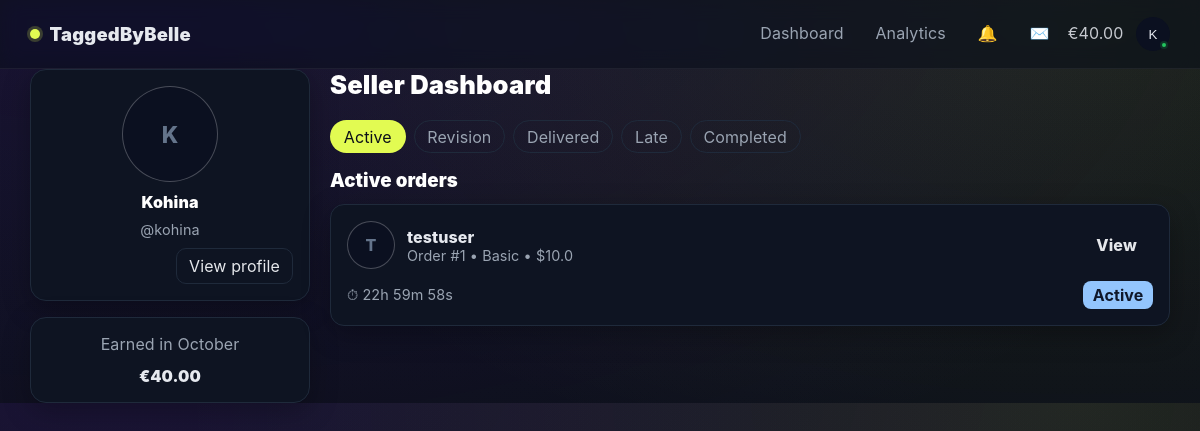
/myorders-admin (signed in), run on the app's committed database.
### app/domain/Order.py (models this page shows)
class Order(Base):
    __tablename__ = "orders"
    id = Column(Integer, primary_key=True, index=True)
    user_id = Column(Integer, ForeignKey("users.id"))
    package_id = Column(Integer, ForeignKey("packages.id"))
    details = Column(Text)
    due_date = Column(DateTime)
    status = Column(String(50), default="Active")
    response = Column(Text, nullable=True)
    delivery_file = Column(String(255), nullable=True)
    review = Column(Integer, nullable=True)
    review_text = Column(Text, nullable=True)
    user = relationship("User", back_populates="orders")
    package = relationship("Package")
    tags = relationship("Tag", back_populates="order")

### app/domain/User.py (models this page shows, shortened)
class User(Base):
    __tablename__ = "users"
    id = Column(Integer, primary_key=True, index=True)
    username = Column(String(50), unique=True, nullable=False)
    email = Column(String(100), unique=True, nullable=False)
    hashed_password = Column(String(255), nullable=False)
    is_admin = Column(Boolean, default=False)
    avatar = Column(String(255), nullable=True)
    orders = relationship("Order", back_populates="user")

### app/domain/Package.py (models this page shows)
class Package(Base):
    __tablename__ = "packages"
    id = Column(Integer, primary_key=True, index=True)
    name = Column(String(50), nullable=False, unique=True)
    price = Column(Float, nullable=False)
    delivery_days = Column(Integer, nullable=False)
    tag_count = Column(Integer, nullable=False)
    description = Column(String(255), nullable=True)

### app/main.py (the view)
@app.get("/myorders-admin")
async def my_orders_admin(request: Request):
    if not request.session.get("is_admin"):
        return RedirectResponse(url="/login", status_code=HTTP_302_FOUND)
    db = SessionLocal()
    try:
        update_late_orders(db)  # ✅ Update DB first
        orders = db.query(Order).options(joinedload(Order.tags), joinedload(Order.user), joinedload(Order.package)).all()
        from datetime import datetime
        now = datetime.utcnow()
        month_start = now.replace(day=1, hour=0, minute=0, second=0, microsecond=0)
        completed_this_month = (
            db.query(Order)
            .options(joinedload(Order.package))
            .filter(
                Order.status == "Completed",
                Order.due_date >= month_start,
            )
            .all()
        )
        earned_eur = 0.0
        for o in completed_this_month:
            earned_eur += float(o.package.price) if o.package and o.package.price is not None else 0.0
        try:
            request.session["admin_month_earnings"] = round(earned_eur, 2)
        except Exception:
            pass
        return templates.TemplateResponse("myorders-admin.html", {"request": request, "orders": orders, "is_admin": True, "earned_month": round(earned_eur, 2), "month_name": now.strftime('%B')})
    finally:
        db.close()

### app/templates/myorders-admin.html (shortened to what this page needs)
{% extends "base.html" %}
{% block content %}
<div class="layout">
  <aside class="sidebar">
    <div class="card">
      <div class="profile">
        {% if request.session.get('avatar_url') %}
          <img class="avatar" src="{{ request.session.get('avatar_url') }}" alt="{{ request.session.get('username') }}">
        {% else %}
          <div class="avatar">{{ request.session.get('username','U')[0]|upper }}</div>
        {% endif %}
        <div class="name">{{ request.session.get('username','User') }}</div>
        <div class="handle">@{{ request.session.get('username','user')|lower }}</div>
        <div class="actions">
          <a href="/profile" style="display:block;text-align:center;border:1px solid var(--line);border-radius:10px;padding:.45rem .75rem;text-decoration:none;color:#e5e7eb">View profile</a>
        </div>
      </div>
    </div>
    <div class="card" style="margin-top:1rem;display:flex;justify-content:space-between;align-items:center">
      <div class="subtle">Earned in {{ month_name }}</div>
      <div style="font-weight:900">€{{ '%.2f'|format(earned_month or 0.0) }}</div>
    </div>
  </aside>
  <section>
{% set total = orders|length %}
{% set active = orders|selectattr('status','equalto','Active')|list|length %}
{% set revision = orders|selectattr('status','equalto','Revision')|list|length %}
{% set delivered = orders|selectattr('status','equalto','Delivered')|list|length %}
{% set late = orders|selectattr('status','equalto','Late')|list|length %}
{% set completed = orders|selectattr('status','equalto','Completed')|list|length %}
<div class="dash-head">
  <h2 class="dash-title">Seller Dashboard</h2>
</div>
<div class="tabs">
  {% for s in ['Active','Revision','Delivered','Late','Completed'] %}
  <div class="tab{% if loop.first %} active{% endif %}" data-status="{{ s }}">{{ s }}</div>
  {% endfor %}
  </div>
<h3 class="section-title">Active orders</h3>
<div class="grid" id="ordersGrid">
  {% for order in orders %}
  <div class="card" data-status="{{ order.status }}" data-text="{{ order.user.username }} {{ order.package.name if order.package else '' }} #{{ order.id }}">
    <div class="row">
      {% if order.user.avatar %}
        <img class="avatar" src="{{ url_for('uploads', path=order.user.avatar) }}" alt="{{ order.user.username }}">
      {% else %}
        <div class="avatar">{{ order.user.username[0]|upper }}</div>
      {% endif %}
      <div>
        <div style="font-weight:800">{{ order.user.username }}</div>
        <div class="meta">Order #{{ order.id }} • {{ order.package.name if order.package else 'Package' }} • ${{ order.package.price if order.package else 'N/A' }}</div>
      </div>
      <div class="actions">
        <a class="btn" href="/order/{{ order.id }}">View</a>
      </div>
    </div>
    <div class="row" style="justify-content:space-between">
      <div class="meta">{% if order.status == 'Active' and order.due_date %}⏱ <span class="countdown" data-due="{{ order.due_date.isoformat() }}"></span>{% else %}&nbsp;{% endif %}</div>
      <div class="status {{ order.status|lower }}">{{ order.status }}</div>
    </div>
  </div>
  {% else %}
  <p class="empty">No orders yet.</p>
  {% endfor %}
</div>
  </section>
</div>
{% endblock %}

### app/templates/base.html (style rules this page uses)
:root { --bg: #0b0f19; --panel: #0e1422; --line: #1f2a3b; --text: #e6e9ef; --muted: #9aa4b2; --brand: #e2fb52; --brand-ink: #0b0f19; --cta: #7c3aed; }
* { box-sizing: border-box; }
body { margin: 0; color: var(--text); background: radial-gradient(1200px 600px at 10% -10%, rgba(124,58,237,0.15), transparent), radial-gradient(900px 500px at 90% 0%, rgba(226,251,82,0.10), transparent), linear-gradient(180deg, #0a0e17, var(--bg)); font-family: Inter, ui-sans-serif, system-ui, -apple-system, Segoe UI, Roboto, Arial, Noto Sans; letter-spacing: .1px; }
a.btn, button.btn { display: inline-flex; align-items:center; gap:.45rem; padding: .55rem .95rem; border-radius: 12px; font-weight: 800; text-decoration: none; cursor: pointer; border: 1px solid transparent; }
.card { background: var(--panel); border: 1px solid var(--line); border-radius: 16px; box-shadow: 0 8px 28px rgba(0,0,0,0.28); }
.subtle { color: var(--muted); }

### app/templates/myorders-admin.html (style rules this page uses)
.layout { display:grid;grid-template-columns:280px 1fr;gap:1.25rem;align-items:start }
.sidebar .card { background:var(--panel);border:1px solid var(--line);border-radius:16px;box-shadow:0 8px 28px rgba(0,0,0,0.28);padding:1rem }
.profile { display:flex;flex-direction:column;align-items:center;text-align:center;gap:.6rem }
.profile .avatar { width:96px;height:96px;border-radius:50%;object-fit:cover;border:1px solid rgba(255,255,255,.25);background:#0b1020;display:grid;place-items:center;color:#64748b;font-weight:800;font-size:1.4rem }
.profile .name { font-weight:900;color:#fff }
.profile .handle { color:var(--muted);font-size:.9rem }
.profile .actions { display:flex;gap:.5rem;flex-wrap:wrap;justify-content:center }
.profile .actions a { border:1px solid var(--line);border-radius:10px;padding:.45rem .75rem;text-decoration:none;color:#e5e7eb }
.section-title { font-weight:900;color:#fff;margin:0 0 .75rem 0 }
.dash-head { display:flex;justify-content:space-between;align-items:center;margin-bottom:1.25rem }
.dash-title { font-weight:900;color:#fff;margin:0;font-size:1.6rem }
.tabs { display:flex;gap:.5rem;flex-wrap:wrap;margin-bottom:1rem }
.tab { border:1px solid var(--line);border-radius:999px;padding:.35rem .8rem;color:var(--muted);cursor:pointer }
.tab.active { background:var(--brand);color:var(--brand-ink);border-color:rgba(226,251,82,0.35) }
.grid { display:grid;grid-template-columns:1fr;gap:1rem }
.card { background:var(--panel);border:1px solid var(--line);border-radius:14px;padding:1rem;display:flex;flex-direction:column;gap:.75rem }
.row { display:flex;gap:.75rem;align-items:center }
.avatar { width:48px;height:48px;border-radius:50%;object-fit:cover;border:1px solid rgba(255,255,255,.25);background:#0b1020;display:grid;place-items:center;color:#64748b;font-weight:800 }
.meta { color:var(--muted);font-size:.9rem }
.status { padding:.25rem .6rem;border-radius:8px;color:#0f172a;font-weight:700 }
.status.active { background:#93c5fd }
.actions { display:flex;gap:.5rem;margin-left:auto }
.btn { display:inline-flex;align-items:center;gap:.35rem;padding:.45rem .7rem;border-radius:10px;border:1px solid var(--line);color:#e5e7eb;text-decoration:none }

### data on the page
Order: user "T", user.username "testuser", id "1", package "Basic", package "10.0", status "Active"

### other printed values
{{ '%.2f'|format(request.session.get('admin_month_earnings', 0.0)) }} "40.00"
{{ request.session.get('username','U')[0]|upper }} "K"
{{ request.session.get('username','User') }} "Kohina"
{{ request.session.get('username','user')|lower }} "kohina"
{{ month_name }} "October"
{{ '%.2f'|format(earned_month or 0.0) }} "40.00"
{{ s }} "Active" "Revision" "Delivered" "Late" "Completed"
